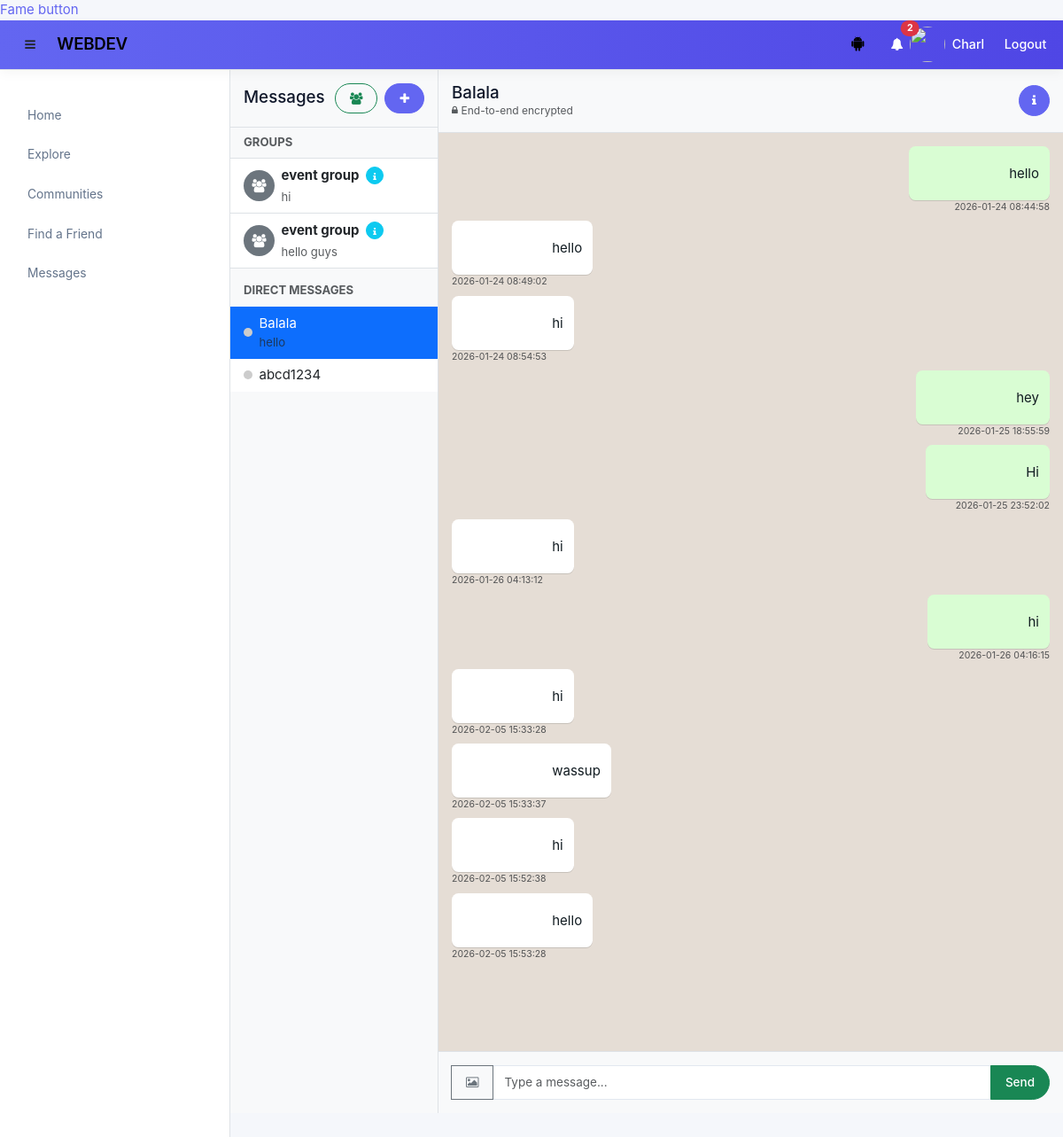
The page /my_messages (signed in) on the database as committed earlier.
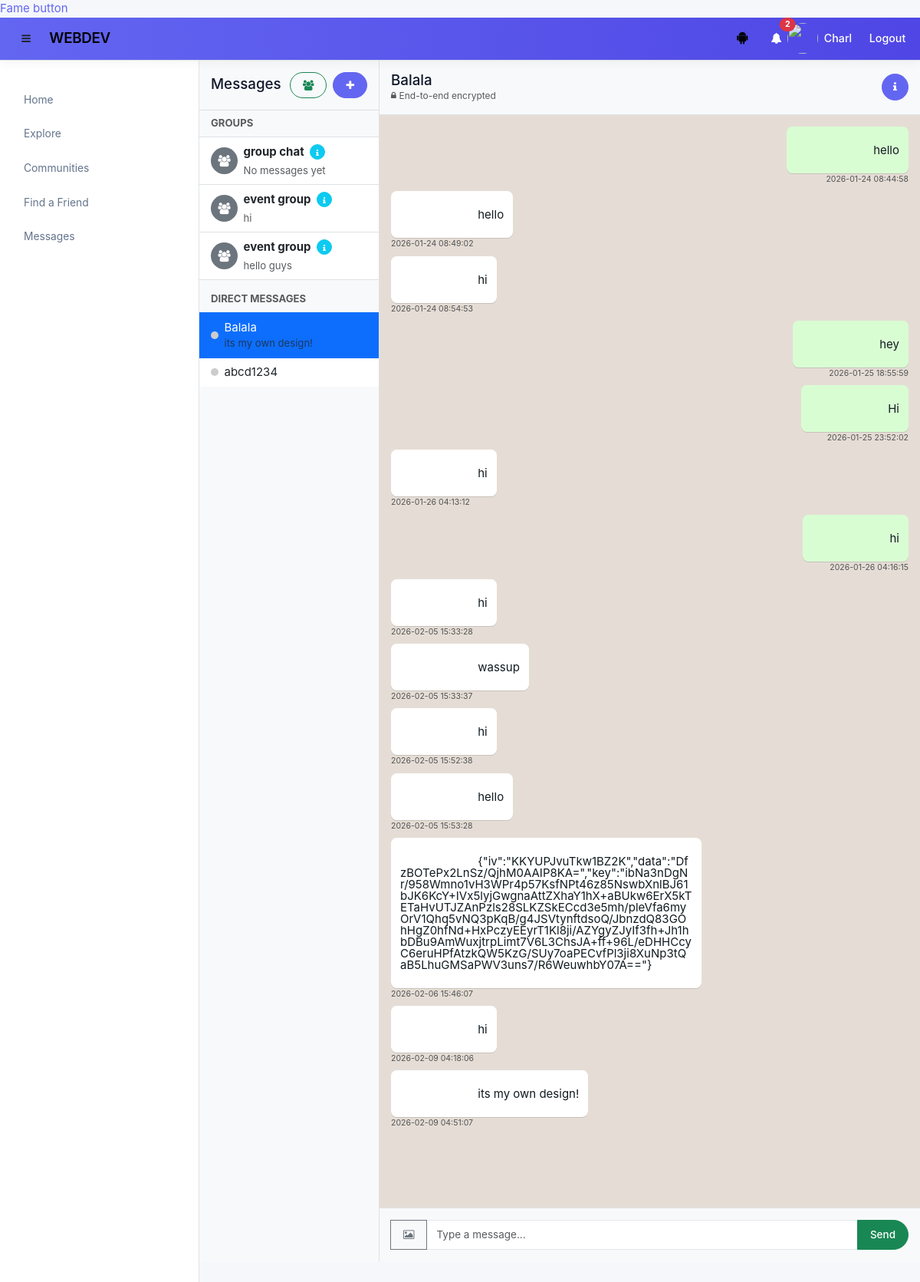
The same page on the database as committed later.
### tables this page shows
CREATE TABLE users (
            user_id INTEGER PRIMARY KEY AUTOINCREMENT,
            username TEXT UNIQUE NOT NULL,
            password TEXT NOT NULL,
            email TEXT NOT NULL,
            phone TEXT NOT NULL,
            age INT NOT NULL
        , public_key TEXT);

CREATE TABLE group_chats (
            group_id INTEGER PRIMARY KEY AUTOINCREMENT,
            name TEXT NOT NULL,
            creator_id INTEGER NOT NULL,
            description TEXT,
            created_at DATETIME DEFAULT CURRENT_TIMESTAMP,
            FOREIGN KEY(creator_id) REFERENCES users(user_id) ON DELETE CASCADE
        );

CREATE TABLE messages (
            message_id INTEGER PRIMARY KEY AUTOINCREMENT,
            sender_id INTEGER NOT NULL,
            recipient_id INTEGER NOT NULL,
            content TEXT NOT NULL,
            created_at DATETIME DEFAULT CURRENT_TIMESTAMP, is_encrypted INTEGER DEFAULT 0,
            FOREIGN KEY(sender_id) REFERENCES users(user_id),
            FOREIGN KEY(recipient_id) REFERENCES users(user_id)
        );

### main.py (the view, shortened to what this page needs)
@app.route('/my_messages', methods=['GET', 'POST'])
def my_messages():
    if 'username' not in session:
        return redirect(url_for('login'))
    conn = get_db()
    current_user_id = conn.execute(
        "SELECT user_id FROM users WHERE username = ?", (session['username'],)
    ).fetchone()['user_id']
    chats = get_user_chats(current_user_id)
    groups_query = conn.execute("""
        SELECT g.group_id, g.name, g.description,
               (SELECT content FROM group_messages WHERE group_id = g.group_id ORDER BY created_at DESC LIMIT 1) as last_message
        FROM group_chats g
        JOIN group_members gm ON g.group_id = gm.group_id
        WHERE gm.user_id = ?
        ORDER BY g.created_at DESC
    """, (current_user_id,)).fetchall()
    if chats:
        current_chat = chats[0]
        messages = conn.execute("""
            SELECT m.content, m.created_at, u.username AS sender_username
            FROM messages m
            JOIN users u ON m.sender_id = u.user_id
            WHERE (m.sender_id = ? AND m.recipient_id = ?)
               OR (m.sender_id = ? AND m.recipient_id = ?)
            ORDER BY m.created_at ASC
        """, (current_user_id, current_chat['user_id'], current_chat['user_id'], current_user_id)).fetchall()
    else:
        current_chat = None
        messages = []
    friends = get_friends(current_user_id)
    return render_template(
        'chat_private.html',
        messages=messages,
        chats=chats,
        groups=groups_query,
        friends=friends, # Pass friends list
        current_chat=current_chat,
        recipient=current_chat
    )

### templates/chat_private.html (shortened to what this page needs)
{% extends 'base.html' %}
{% block body %}
<div style="overflow-y: hidden;">
    <div class='d-flex flex-row col-12' style="height: calc(100vh - 70px);">
        <div class="border-end col-lg-3 col-md-5" style="background-color:#f8f9fa; overflow-y:auto; height: 100%;">
            <div class="p-3 border-bottom d-flex justify-content-between align-items-center">
                <h5 class="mb-0">Messages</h5>
                <div>
                    <button class="btn btn-sm btn-outline-success me-1" data-bs-toggle="modal"
                        data-bs-target="#createGroupModal" title="Create Group Chat">
                        <i class="fa fa-users"></i>
                    </button>
                    <button class="btn btn-sm btn-primary" data-bs-toggle="modal" data-bs-target="#contactModal"
                        title="Find People">
                        <i class="fa fa-plus"></i>
                    </button>
                </div>
            </div>
            <ul class="list-group list-group-flush" id="chatsList">
                {% if groups %}
                <li class="list-group-item bg-light text-muted small fw-bold">GROUPS</li>
                {% for group in groups %}
                <li class="list-group-item list-group-item-action d-flex align-items-center" style="cursor:pointer;"
                    onclick="loadGroupChat({{ group.group_id }}, '{{ group.name }}')">
                    <div class="bg-secondary rounded-circle d-flex align-items-center justify-content-center me-2"
                        style="width:35px; height:35px; color:white;">
                        <i class="fa fa-users"></i>
                    </div>
                    <div class="flex-grow-1" style="min-width: 0;">
                        <div class="d-flex align-items-center">
                            <strong class="me-2">{{ group.name }}</strong>
                            <button class="btn btn-sm btn-info rounded-circle text-white"
                                style="width: 20px; height: 20px; padding: 0; font-size: 10px; line-height: 20px;"
                                onclick="event.stopPropagation(); loadGroupInfo({{ group.group_id }});"
                                title="Group Members">
                                <i class="fa fa-info"></i>
                            </button>
                        </div>
                        <small class="text-muted d-block text-truncate mt-1">{{ group.last_message or 'No messages yet'
                            }}</small>
                    </div>
                </li>
                {% endfor %}
                {% endif %}
                <li class="list-group-item bg-light text-muted small fw-bold mt-2">DIRECT MESSAGES</li>
                {% if chats %}
                {% for chat in chats %}
                <li class="list-group-item list-group-item-action d-flex align-items-center {% if recipient and chat.username == recipient.username %}active{% endif %}"
                    style="cursor:pointer;" onclick="window.location.href='/chat/{{ chat.username }}'">
                    <span class="rounded-circle me-2"
                        style="width:10px; height:10px; background-color: {% if chat.online %}#0f0{% else %}#ccc{% endif %}; display:inline-block;"></span>
                    <div class="flex-grow-1">
                        <div>{{ chat.display_name }}</div>
                        <small class="text-muted d-block text-truncate">{{ chat.last_message }}</small>
                    </div>
                </li>
                {% endfor %}
                {% else %}
                <li class="list-group-item text-center text-muted py-3">No contacts yet.</li>
                {% endif %}
            </ul>
        </div>
        <div class="col d-flex flex-column" style="height: 100%;">
            <div id="chat-header" class="p-3 border-bottom bg-light d-flex justify-content-between align-items-center">
                {% if recipient %}
                <div class="d-flex flex-column">
                    <h5 class="mb-0">{{ recipient.display_name }}</h5>
                    <div class="text-muted d-flex align-items-center gap-1" style="font-size: 0.8rem;">
                        <i class="fa fa-lock" style="font-size: 0.7rem;"></i> <span>End-to-end encrypted</span>
                    </div>
                </div>
                <div>
                    <button
                        class="btn btn-sm btn-primary rounded-circle d-flex justify-content-center align-items-center"
                        data-bs-toggle="modal" data-bs-target="#friendInfoModal"
                        style="width: 35px; height: 35px; padding: 0;">
                        <i class="fa fa-info"></i>
                    </button>
                </div>
                {% else %}
                <h5 class="mb-0">Select a chat</h5>
                {% endif %}
            </div>
            <div id="chat-box" class="flex-grow-1 p-3 overflow-auto" style="background-color:#e5ddd5;">
                {% if messages %}
                {% for msg in messages %}
                <div class="mb-2 {% if msg.sender_username == username %}text-end{% else %}text-start{% endif %}"
                    id="msg-{{ msg.message_id }}">
                    {% if '[IMAGE]' in msg.content %}
                    <img src="{{ msg.content.replace('[IMAGE]', '') }}"
                        style="max-width:200px; border-radius:8px; cursor:pointer;"
                        onclick="confirmDelete(this, {{ msg.message_id }}, '{{ msg.sender_username }}')">
                    {% else %}
                    <span class="badge chat-bubble {% if msg.sender_username == username %}me{% else %}them{% endif %}"
                        style="font-size: 1rem; font-weight: normal; padding: 8px 12px;
                                    max-width: 60%; display: inline-block; text-align: left;
                                    white-space: pre-wrap !important; word-wrap: break-word; overflow-wrap: break-word; word-break: break-all; cursor:pointer;"
                        onclick="confirmDelete(this, {{ msg.message_id }}, '{{ msg.sender_username }}')">
                        {{ msg.content }}
                    </span>
                    {% endif %}
                    <div class="text-muted small" style="font-size:0.7rem;">
                        {{ msg.created_at }}
                    </div>
                </div>
                {% endfor %}
                {% else %}
                <div class="text-center text-muted mt-5">
                    <p>No messages yet. Say hello!</p>
                </div>
                {% endif %}
            </div>
            <div class="p-3 border-top bg-light" style="flex-shrink: 0;">
                <div class="input-group">
                    <button id="image-btn" class="btn btn-outline-secondary" title="Send image" >
                        <i class="fa fa-image"></i>
                    </button>
                    <input type="text" id="chat-input" class="form-control" placeholder="Type a message..." >
                    <button id="send-btn" class="btn btn-success" >Send</button>
                </div>
            </div>
        </div>
    </div>
</div>
{% endblock %}

### templates/base.html (shortened to what this page needs)
<!DOCTYPE html>
<html lang="en">
<head>
    <link href="https://cdn.jsdelivr.net/npm/bootstrap@5.3.8/dist/css/bootstrap.min.css" rel="stylesheet">
    <link rel="stylesheet" href="https://cdnjs.cloudflare.com/ajax/libs/font-awesome/4.7.0/css/font-awesome.min.css">
    <link rel="stylesheet" href="{{ url_for('static', filename='main.css') }}">
</head>
<body>
    <a href = "{{ url_for('ticgame') }}"> Fame button </a>
    <nav id="topnavbar" class="navbar navbar-expand-lg navbar-light border-bottom">
        <div class="container-fluid">
            <div class="d-flex align-items-center">
                <button id="sidebarToggle" class="btn me-2">
                    <i class="fa fa-bars"></i>
                </button>
                <a class="navbar-brand mb-0" href="{{ url_for('index') }}">WEBDEV</a>
            </div>
            <div class="collapse navbar-collapse" id="navbarNav">
                <ul class="navbar-nav ms-auto align-items-center">
                    {% if logged_in %}
                    <li class="nav-item me-3">
                        <a class="nav-link position-relative" href="#" data-bs-toggle="modal"
                            data-bs-target="#aiChatModal">
                            <i class="fa fa-android" style="font-size: 1.2rem; color: black;"></i>
                        </a>
                    </li>
                    <li class="nav-item dropdown">
                        <a class="nav-link position-relative" href="#" data-bs-toggle="dropdown">
                            <i class="fa fa-bell"></i>
                            {% if unread_count > 0 %}
                            <span
                                class="position-absolute top-0 start-100 translate-middle badge bg-danger rounded-pill">
                                {{ unread_count }}
                            </span>
                            {% endif %}
                        </a>
                    </li>
                    <li class="nav-item d-flex align-items-center me-3">
                        <img src="{{ url_for('static', filename='profile.jpg') }}" class="rounded-circle me-2"
                            width="40" height="40">
                        <a class="nav-link p-0" href="{{ url_for('userprofile', username=username) }}">
                            {{ username }}
                        </a>
                    </li>
                    <li class="nav-item">
                        <a class="nav-link" href="{{ url_for('logout') }}">Logout</a>
                    </li>
                    {% endif %}
                </ul>
            </div>
        </div>
    </nav>
    <div id="layoutWrapper" class="d-flex w-100">
        <nav id="sidebar" class="border-end">
            <ul id="sidenav" class="nav flex-column p-3">
                <li class="nav-item">
                    <a class="nav-link" href="{{ url_for('index') }}">Home</a>
                </li>
                <li class="nav-item">
                    <a class="nav-link" data-bs-toggle="collapse" href="#communityMenu">Explore</a>
                </li>
                <li class="nav-item">
                    <a class="nav-link" data-bs-toggle="collapse" href="#usercommunityMenu">Communities</a>
                </li>
                <li class="nav-item">
                    <a class="nav-link" href="{{ url_for('find_a_friend_hub') }}">Find a Friend</a>
                </li>
                <li class="nav-item">
                    <a class="nav-link" href="{{ url_for('my_messages') }}">Messages</a>
                </li>
            </ul>
        </nav>
        <div id="maincontent" class="flex-grow-1 p-4">
            {% block body %}{% endblock %}
        </div>
    </div>
</body>
</html>

Rows that differ between the two databases and show on the page:
added group_chats: name "group chat", last_message "No messages yet"
computed for users "Balala": last_message "hello" → "its my own design!"
added messages: content "{\"iv\":\"KKYUPJvuTkw1BZ2K\",\"data\":\"DfzBOTePx2LnSz/QjhM0AAIP8KA=\",\"key\":\"ibNa3nDgNr/958Wmno1vH3WPr4p57KsfNPt46z85NswbXnlBJ61bJK6KcY+IVx5lyjGwgnaAttZXhaY1hX+aBUkw6ErX5kTETaHvUTJZAnPzls28SLKZSkECcd3e5mh/pleVfa6myOrV1Qhq5vNQ3pKqB/g4JSVtynftdsoQ/JbnzdQ83GOhHgZ0hfNd+HxPczyEEyrT1Kl8ji/AZYgyZJyIf3fh+Jh1hbDBu9AmWuxjtrpLimt7V6L3ChsJA+ff+96L/eDHHCcyC6eruHPfAtzkQW5KzG/SUy7oaPECvfPl3ji8XuNp3tQaB5LhuGMSaPWV3uns7/R6WeuwhbY07A==\"}", created_at "2026-02-06 15:46:07"
added messages: content "hi", created_at "2026-02-09 04:18:06"
added messages: content "its my own design!", created_at "2026-02-09 04:51:07"
